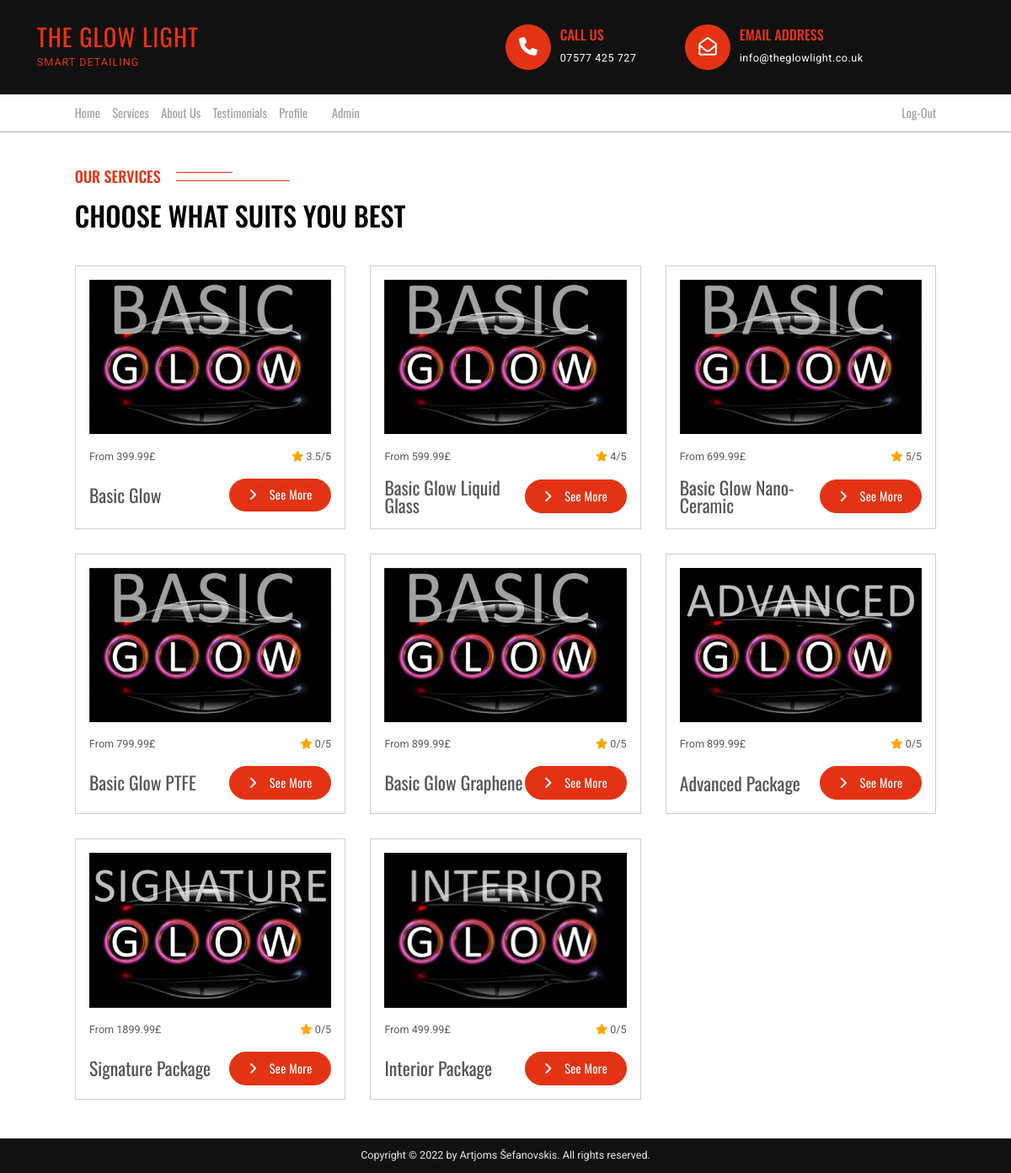
The app's page /services.php (signed in) with its own data.
### tables this page shows
CREATE TABLE `services` (
  `service_id` int(11) NOT NULL,
  `service_title` varchar(255) NOT NULL,
  `service_price` float NOT NULL,
  `service_hours` int(11) NOT NULL,
  `service_description` text NOT NULL,
  `service_image` text NOT NULL
);

### services.php (the view)
<?php include "inc/header.php";?>
<link rel="stylesheet" href="css/services.css" />
<main class="container">
  <div class="smaller-heading-box">
    <h2 class="smaller-heading">Our services</h2>
    <span class="lines"></span>
  </div>
  <h3 class="big-heading">Choose what suits you best</h3>
  <div class="item-container">
  <?php
    $query = "select s.service_id, s.service_title, s.service_price, s.service_image, COUNT(c.comment_id) as service_reviews, CASE WHEN c.comment_rating is null then 0 ELSE round(AVG(c.comment_rating),1) END as service_rating ";
    $query.= "FROM `services` as s ";
    $query.= "LEFT JOIN (select* from comments where comment_status = 'approved') as c on c.comment_topic_id = s.service_id ";
    $query.= "WHERE s.service_id <> 1 ";
    $query.= "GROUP BY s.service_id, s.service_title, s.service_price, s.service_image";
    $select_services = mysqli_query($conn,$query);
    while($row = mysqli_fetch_assoc($select_services)){
      $service_id = $row['service_id'];
      $service_title = $row['service_title'];
      $service_price = $row['service_price'];
      $service_rating = $row['service_rating'];
      $service_image = $row['service_image'];
      ?>
        <div class="item-box">
          <img class="item-img" src="img/services-images/<?php echo $service_image; ?>" alt="#">
          <div class="item-content">
            <div class="item-about">
              <div class="item-info text">
                <div class="item-price">From <?php echo $service_price; ?>£</div>
                <div class="item-rating-box">
                  <i class="fas fa-star"></i>
                  <span class="item-rating"><?php echo round($service_rating,1); ?>/5</span>
                </div>
              </div>
              <div class="item-name-box">
                <div class="item-name"><?php echo $service_title; ?></div>
                <a class="btn--cta" href="service-page.php?p_id=<?php echo $service_id; ?>">
                  <i class="fas fa-angle-right"></i>
                  <span>See More</span>
                </a>
              </div>
            </div>
          </div>
        </div>
        <?php
    }
    ?>
  </div>
</main>
<?php include "inc/footer.php";?>

### css/general.css (style rules this page uses)
* { padding: 0; margin: 0; box-sizing: border-box; }
html { font-size: 62.5%; height: 100%; overflow-x: hidden; }
body { font-family: "Oswald", sans-serif; line-height: 1; font-weight: 400; color: #555; position: relative; min-height: 100vh; overflow-x: hidden; }
.text { font-family: "Roboto", sans-serif; font-size: 1.4rem; line-height: 1.5; color: #5b5b5b; }
.container { max-width: 120rem; padding: 0rem 3.2rem; margin: 0rem auto; }
.lines { display: inline-block; position: relative; align-self: center; width: 15rem; height: 1.2rem; margin-left: 1.8rem; }
.lines::after { position: absolute; content: ""; width: 100%; height: 1px; top: 60%; border-bottom: #e43314 solid 0.2rem; }
.lines::before { position: absolute; content: ""; width: 50%; height: 1px; border-bottom: #e43314 solid 0.2rem; top: -30%; }
.smaller-heading { display: inline-block; color: #e43314; font-size: 2rem; font-weight: 500; text-transform: uppercase; }
.smaller-heading-box { margin-bottom: 2.4rem; }
.big-heading { color: #000; font-size: 3.6rem; font-weight: 500; text-transform: uppercase; margin-bottom: 4.8rem; }
.btn--cta, .btn--cta:link, .btn--cta:visited { font-family: "Oswald"; font-weight: 400; letter-spacing: 0.3px; display: inline-block; color: #fff; background-color: #e43314; font-size: 1.6rem; text-decoration: none; padding: 1.2rem 2.4rem; border-radius: 100px; text-align: center; border: #e43314 solid 1px; height: fit-content; min-width: fit-content; }
.btn--cta i { padding-right: 1.2rem; font-size: 1.8rem; }
@media (max-width: 75em) { html { font-size: 56.25%; } }

### css/services.css (style rules this page uses)
.container { padding-top: 4.8rem; }
.item-container { display: grid; grid-template-columns: 1fr 1fr 1fr; column-gap: 3.2rem; row-gap: 3.2rem; padding-bottom: 9.6rem; }
.item-box { border: 1px #d3ced2 solid; padding: 1.8rem 1.8rem; }
.item-img { width: 100%; }
.item-rating-box i { color: #ffa600; }
.item-info { display: flex; justify-content: space-between; padding: 1.8rem 0; }
.item-name-box { display: flex; justify-content: space-between; align-items: center; }
.item-name { font-size: 2.4rem; }

### records on screen
services: service_image (picture), service_price "399.99", service_rating "3.5", service_title "Basic Glow"
services: service_image (picture), service_price "599.99", service_rating "4", service_title "Basic Glow Liquid Glass"
services: service_image (picture), service_price "699.99", service_rating "5", service_title "Basic Glow Nano-Ceramic"
services: service_image (picture), service_price "799.99", service_rating "0", service_title "Basic Glow PTFE"
services: service_image (picture), service_price "899.99", service_rating "0", service_title "Basic Glow Graphene"
services: service_image (picture), service_price "899.99", service_rating "0", service_title "Advanced Package"
services: service_image (picture), service_price "1899.99", service_rating "0", service_title "Signature Package"
services: service_image (picture), service_price "499.99", service_rating "0", service_title "Interior Package"
